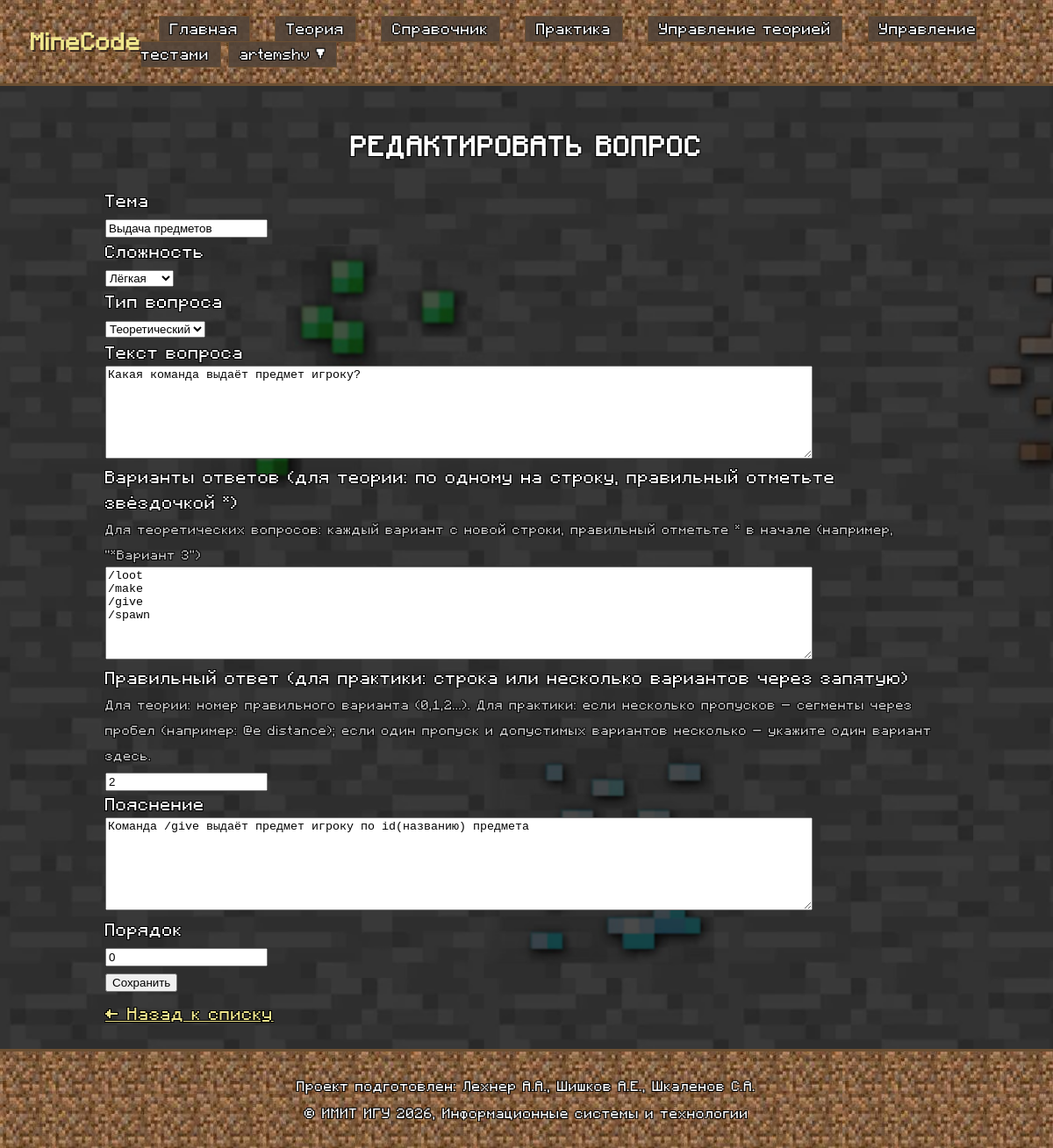
The page /practice/edit/1 (signed in) on the database its author committed.
### app/models.py (models this page shows, shortened)
class User(UserMixin, db.Model):
    id = db.Column(db.Integer, primary_key=True)
    username = db.Column(db.String(64), unique=True, nullable=False)
    email = db.Column(db.String(120), unique=True, nullable=False)
    password_hash = db.Column(db.String(128))
    is_admin = db.Column(db.Boolean, default=False)
    test_results = db.relationship('TestResult', backref='user', lazy=True)

class Question(db.Model):
    id = db.Column(db.Integer, primary_key=True)
    topic = db.Column(db.String(100), nullable=False)
    difficulty = db.Column(db.String(20), nullable=False)
    type = db.Column(db.String(20), nullable=False)
    question_text = db.Column(db.Text, nullable=False)
    options = db.Column(db.Text)
    correct_answer = db.Column(db.Text, nullable=False)
    explanation = db.Column(db.Text)
    order = db.Column(db.Integer, default=0)
    created_at = db.Column(db.DateTime, default=datetime.utcnow)
    updated_at = db.Column(db.DateTime, default=datetime.utcnow, onupdate=datetime.utcnow)

### app/routes.py (the view)
@main.route('/practice/edit/<int:id>', methods=['GET', 'POST'])
@admin_required
def edit_question(id):
    question = Question.query.get_or_404(id)
    form = QuestionForm(obj=question)
    if form.validate_on_submit():
        form.populate_obj(question)
        db.session.commit()
        flash('Вопрос обновлён', 'success')
        return redirect(url_for('main.manage_practice'))
    return render_template('edit_question.html', title='Редактировать вопрос', body_class='theory-bg', form=form)

### app/forms.py
class QuestionForm(FlaskForm):
    topic = StringField('Тема', validators=[DataRequired(), Length(max=100)])
    difficulty = SelectField('Сложность', choices=[('easy', 'Лёгкая'), ('medium', 'Средняя'), ('hard', 'Сложная')], validators=[DataRequired()])
    type = SelectField('Тип вопроса', choices=[('theory', 'Теоретический'), ('practice', 'Практический')], validators=[DataRequired()])
    question_text = TextAreaField('Текст вопроса', validators=[DataRequired()])
    options = TextAreaField('Варианты ответов (для теории: по одному на строку, правильный отметьте звёздочкой *)')
    correct_answer = StringField('Правильный ответ (для практики: строка или несколько вариантов через запятую)', validators=[DataRequired()])
    explanation = TextAreaField('Пояснение')
    order = IntegerField('Порядок', default=0)
    submit = SubmitField('Сохранить')

### app/__init__.py (called while the page is built)
@login_manager.user_loader
def load_user(user_id):
    from app.models import User
    return User.query.get(int(user_id))

### app/routes.py (called while the page is built)
def admin_required(f):
    @wraps(f)
    @login_required
    def decorated_function(*args, **kwargs):
        if not current_user.is_admin:
            flash('Доступ запрещён', 'error')
            return redirect(url_for('main.index'))
        return f(*args, **kwargs)
    return decorated_function

### app/templates/edit_question.html (shortened to what this page needs)
{% extends "base.html" %}
{% block content %}
<div class="container theory-page">
    <h2 class="theory-title">{{ title }}</h2>
    <form method="POST">
        <div class="field-wrapper">
            {{ form.topic.label }}<br>
            {{ form.topic(class="auth-input") }}
        </div>
        <div class="field-wrapper">
            {{ form.difficulty.label }}<br>
            {{ form.difficulty(class="auth-input") }}
        </div>
        <div class="field-wrapper">
            {{ form.type.label }}<br>
            {{ form.type(class="auth-input") }}
        </div>
        <div class="field-wrapper">
            {{ form.question_text.label }}<br>
            {{ form.question_text(class="auth-input textarea") }}
        </div>
        <div class="field-wrapper">
            {{ form.options.label }}<br>
            <small>Для теоретических вопросов: каждый вариант с новой строки, правильный отметьте * в начале (например, "*Вариант 3")</small><br>
            {{ form.options(class="auth-input textarea") }}
        </div>
        <div class="field-wrapper">
            {{ form.correct_answer.label }}<br>
            <small>Для теории: номер правильного варианта (0,1,2...). Для практики: если несколько пропусков – сегменты через пробел (например: @e distance); если один пропуск и допустимых вариантов несколько – укажите один вариант здесь.</small><br>
            {{ form.correct_answer(class="auth-input") }}
        </div>
        <div class="field-wrapper">
            {{ form.explanation.label }}<br>
            {{ form.explanation(class="auth-input textarea") }}
        </div>
        <div class="field-wrapper">
            {{ form.order.label }}<br>
            {{ form.order(class="auth-input") }}
        </div>
        {{ form.submit(class="auth-btn") }}
    </form>
    <a href="/practice/manage" class="btn-back">← Назад к списку</a>
</div>
{% endblock %}

### app/templates/base.html (shortened to what this page needs)
<!DOCTYPE html>
<html lang="ru">
<head>
    <link rel="stylesheet" href="{{ url_for('static', filename='css/style.css') }}">
</head>
<body class="{{ body_class or '' }}">
    <div class="page-wrapper">
        <header>
            <nav class="navbar">
                <a href="/" class="logo">MineCode</a>
                <div class="nav-links">
                    <a href="/">Главная</a>
                    <a href="/fundamentals">Теория</a>
                    <a href="/theory">Справочник</a>
                    <a href="/practice">Практика</a>
                    {% if current_user.is_authenticated and current_user.is_admin %}
                        <a href="/fundamentals/manage">Управление теорией</a>
                        <a href="/practice/manage">Управление тестами</a>
                    {% endif %}
                    {% if current_user.is_authenticated %}
                        <div class="user-dropdown-wrapper">
                            <button class="user-dropdown-btn" id="userDropdownBtn">
                                {{ current_user.username }} ▼
                            </button>
                        </div>
                    {% else %}
                        <a href="/auth">Вход</a>
                    {% endif %}
                </div>
            </nav>
        </header>
        <main class="main-content">
            {% block content %}{% endblock %}
        </main>
        <footer class="footer">
            <div class="footer-content">
                <p>Проект подготовлен: Лехнер А.А., Шишков А.Е., Шкаленов С.А.</p>
                <p>© ИМИТ ИГУ 2026, Информационные системы и технологии</p>
            </div>
        </footer>
    </div>
</body>
</html>

### app/static/css/style.css (style rules this page uses)
* { -webkit-font-smoothing: none; -moz-osx-font-smoothing: unset; }
html, body { height: 100%; overflow-x: hidden; }
body { min-height: 100vh; margin: 0; font-family: 'Minecraft', monospace; color: #e0d8b0; line-height: 1.8; letter-spacing: 0.6px; background-color: #1a1a1a; background-image: none; }
.page-wrapper { min-height: 100vh; display: flex; flex-direction: column; position: relative; z-index: 1; }
.main-content { flex: 1; position: relative; z-index: 1; }
h1, h2, h3 { font-family: 'Minecraft', monospace; text-transform: uppercase; letter-spacing: 1px; }
.container { max-width: 960px; margin: 0 auto; padding: 25px; position: relative; z-index: 2; }
.navbar { display: flex; justify-content: space-between; align-items: center; background-color: #3b2b1f; background-image: url('../images/dirt.png'); background-repeat: repeat; background-size: auto; padding: 18px 35px; border-bottom: 3px solid #6b4f32; position: relative; z-index: 2; }
.logo { font-size: 22px; font-weight: bold; color: #f0e68c; text-decoration: none; font-family: 'Minecraft', monospace; text-shadow: 2px 2px 0 #3b2b1f; }
.nav-links a { color: #ffffff; text-decoration: none; margin-left: 20px; padding: 6px 12px; border: 1px solid #6b4f32; background-color: rgba(83, 68, 57, 0.9); font-size: 14px; text-shadow: 1px 1px 0 #000, -1px -1px 0 #000, 1px -1px 0 #000, -1px 1px 0 #000; }
.footer { background-color: #3b2b1f; background-image: url('../images/dirt.png'); background-repeat: repeat; background-size: auto; text-align: center; padding: 20px; border-top: 3px solid #6b4f32; margin-top: 0; font-size: 0.8em; position: relative; z-index: 2; color: #ffffff; }
.footer p { margin: 8px 0; text-shadow: 1px 1px 0 #000, -1px -1px 0 #000, 1px -1px 0 #000, -1px 1px 0 #000; color: #ffffff; }
body.theory-bg { background-image: url('../images/basic_bg.png'); background-size: cover; background-repeat: no-repeat; background-attachment: fixed; background-position: center center; background-color: #1a1a1a; }
.theory-page { font-family: 'Minecraft', monospace; color: #ffffff; text-shadow: 1px 1px 0 #000, -1px -1px 0 #000, 1px -1px 0 #000, -1px 1px 0 #000; }
.theory-title { text-align: center; font-size: 1.6em; margin-bottom: 25px; }
.user-dropdown-wrapper { position: relative; display: inline-block; }
.user-dropdown-btn { background: rgba(83, 68, 57, 0.9); border: 1px solid #6b4f32; color: #ffffff; font-family: 'Minecraft', monospace; font-size: 14px; padding: 6px 12px; cursor: pointer; text-shadow: 1px 1px 0 #000, -1px -1px 0 #000, 1px -1px 0 #000, -1px 1px 0 #000; }

### app/templates/edit_question.html (style rules this page uses)
.auth-input.textarea { min-height: 100px; resize: vertical; width: 100%; max-width: 800px; }
.btn-back { display: inline-block; margin-top: 10px; color: #f0e68c; text-decoration: underline; font-family: 'Minecraft', monospace; }
small { color: #ccc; font-size: 0.75em; }

### rows shown on the page
User: username "artemshv"
Question: topic "Выдача предметов", difficulty "Лёгкая", type "Теоретический", question_text "Какая команда выдаёт предмет игроку?", options "/loot /make /give /spawn", correct_answer "2", explanation "Команда /give выдаёт предмет игроку по id(названию) предмета", order "0"

### other values the page prints
{{ title }} "РЕДАКТИРОВАТЬ ВОПРОС"
